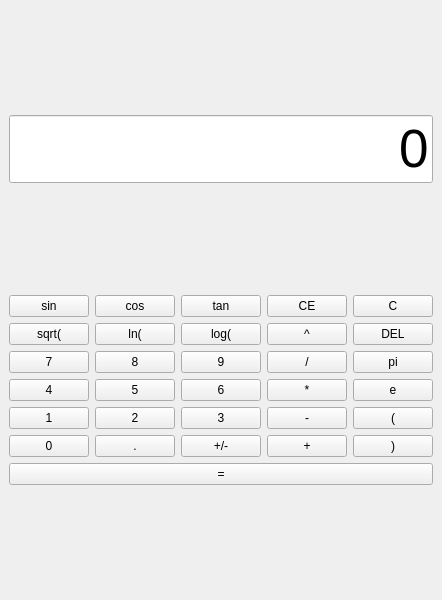
<?xml version="1.0" encoding="UTF-8"?>
<ui version="4.0">
 <class>MainWindow</class>
 <widget class="QMainWindow" name="MainWindow">
  <property name="geometry">
   <rect>
    <x>0</x>
    <y>0</y>
    <width>400</width>
    <height>600</height>
   </rect>
  </property>
  <property name="windowTitle">
   <string>Calculadora Profesional</string>
  </property>
  <widget class="QWidget" name="centralwidget">
   <layout class="QVBoxLayout" name="verticalLayout">
    <item>
     <widget class="QLineEdit" name="display_output">
      <property name="font">
       <font>
        <pointsize>40</pointsize>
       </font>
      </property>
      <property name="text">
       <string>0</string>
      </property>
      <property name="maxLength">
       <number>20</number>
      </property>
      <property name="alignment">
       <set>Qt::AlignRight|Qt::AlignTrailing|Qt::AlignVCenter</set>
      </property>
      <property name="readOnly">
       <bool>true</bool>
      </property>
     </widget>
    </item>
    <item>
     <layout class="QGridLayout" name="grid_buttons">
      <!-- Fila 1 -->
      <item row="0" column="0"><widget class="QPushButton" name="btn_sin"><property name="text"><string>sin</string></property></widget></item>
      <item row="0" column="1"><widget class="QPushButton" name="btn_cos"><property name="text"><string>cos</string></property></widget></item>
      <item row="0" column="2"><widget class="QPushButton" name="btn_tan"><property name="text"><string>tan</string></property></widget></item>
      <item row="0" column="3"><widget class="QPushButton" name="btn_ce"><property name="text"><string>CE</string></property><property name="objectName"><string>btn_ce</string></property></widget></item>
      <item row="0" column="4"><widget class="QPushButton" name="btn_c"><property name="text"><string>C</string></property><property name="objectName"><string>btn_c</string></property></widget></item>
      <!-- Fila 2 -->
      <item row="1" column="0"><widget class="QPushButton" name="btn_sqrt"><property name="text"><string>sqrt(</string></property></widget></item>
      <item row="1" column="1"><widget class="QPushButton" name="btn_ln"><property name="text"><string>ln(</string></property></widget></item>
      <item row="1" column="2"><widget class="QPushButton" name="btn_log"><property name="text"><string>log(</string></property></widget></item>
      <item row="1" column="3"><widget class="QPushButton" name="btn_pow"><property name="text"><string>^</string></property></widget></item>
      <item row="1" column="4"><widget class="QPushButton" name="btn_del"><property name="text"><string>DEL</string></property><property name="objectName"><string>btn_del</string></property></widget></item>
      <!-- Fila 3 -->
      <item row="2" column="0"><widget class="QPushButton" name="btn_7"><property name="text"><string>7</string></property></widget></item>
      <item row="2" column="1"><widget class="QPushButton" name="btn_8"><property name="text"><string>8</string></property></widget></item>
      <item row="2" column="2"><widget class="QPushButton" name="btn_9"><property name="text"><string>9</string></property></widget></item>
      <item row="2" column="3"><widget class="QPushButton" name="btn_div"><property name="text"><string>/</string></property></widget></item>
      <item row="2" column="4"><widget class="QPushButton" name="btn_pi"><property name="text"><string>pi</string></property></widget></item>
      <!-- Fila 4 -->
      <item row="3" column="0"><widget class="QPushButton" name="btn_4"><property name="text"><string>4</string></property></widget></item>
      <item row="3" column="1"><widget class="QPushButton" name="btn_5"><property name="text"><string>5</string></property></widget></item>
      <item row="3" column="2"><widget class="QPushButton" name="btn_6"><property name="text"><string>6</string></property></widget></item>
      <item row="3" column="3"><widget class="QPushButton" name="btn_mul"><property name="text"><string>*</string></property></widget></item>
      <item row="3" column="4"><widget class="QPushButton" name="btn_e"><property name="text"><string>e</string></property></widget></item>
      <!-- Fila 5 -->
      <item row="4" column="0"><widget class="QPushButton" name="btn_1"><property name="text"><string>1</string></property></widget></item>
      <item row="4" column="1"><widget class="QPushButton" name="btn_2"><property name="text"><string>2</string></property></widget></item>
      <item row="4" column="2"><widget class="QPushButton" name="btn_3"><property name="text"><string>3</string></property></widget></item>
      <item row="4" column="3"><widget class="QPushButton" name="btn_sub"><property name="text"><string>-</string></property></widget></item>
      <item row="4" column="4"><widget class="QPushButton" name="btn_paren_l"><property name="text"><string>(</string></property></widget></item>
      <!-- Fila 6 -->
      <item row="5" column="0"><widget class="QPushButton" name="btn_0"><property name="text"><string>0</string></property></widget></item>
      <item row="5" column="1"><widget class="QPushButton" name="btn_dot"><property name="text"><string>.</string></property></widget></item>
      <item row="5" column="2"><widget class="QPushButton" name="btn_pm"><property name="text"><string>+/-</string></property><property name="objectName"><string>btn_pm</string></property></widget></item>
      <item row="5" column="3"><widget class="QPushButton" name="btn_add"><property name="text"><string>+</string></property></widget></item>
      <item row="5" column="4"><widget class="QPushButton" name="btn_paren_r"><property name="text"><string>)</string></property></widget></item>
      <!-- Fila 7 -->
      <item row="6" column="0" colspan="5"><widget class="QPushButton" name="btn_equals"><property name="text"><string>=</string></property><property name="objectName"><string>btn_equals</string></property></widget></item>
     </layout>
    </item>
   </layout>
  </widget>
 </widget>
 <resources/>
 <connections/>
</ui>
